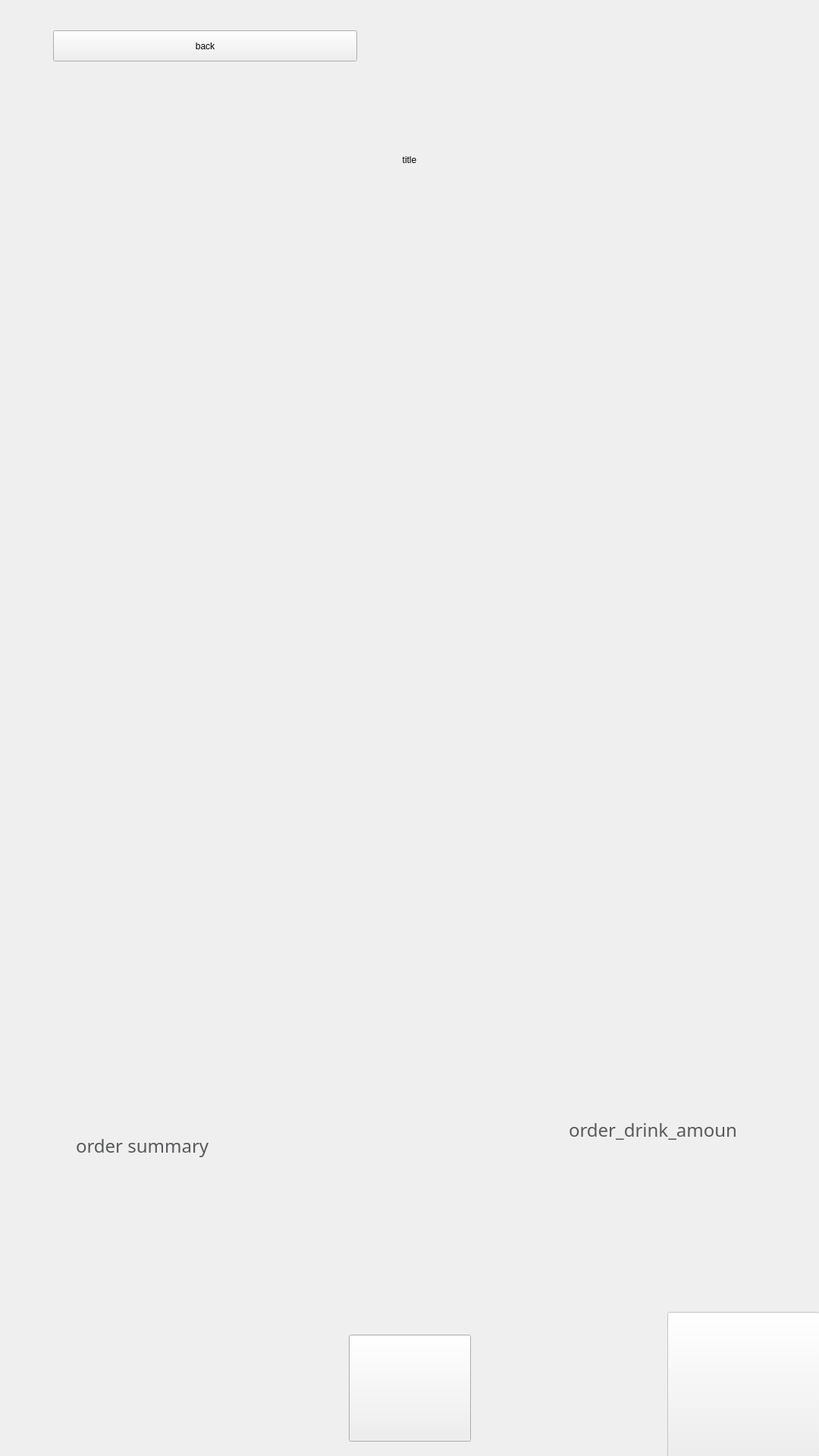
<?xml version="1.0" encoding="UTF-8"?>
<ui version="4.0">
 <class>page_payment_tap_tcp</class>
 <widget class="QWidget" name="page_payment_tap_tcp">
  <property name="geometry">
   <rect>
    <x>0</x>
    <y>0</y>
    <width>1080</width>
    <height>1920</height>
   </rect>
  </property>
  <property name="windowTitle">
   <string>Form</string>
  </property>
  <property name="styleSheet">
   <string notr="true"/>
  </property>
  <widget class="QPushButton" name="pushButton_previous_page">
   <property name="geometry">
    <rect>
     <x>70</x>
     <y>40</y>
     <width>401</width>
     <height>41</height>
    </rect>
   </property>
   <property name="text">
    <string>back</string>
   </property>
  </widget>
  <widget class="QPushButton" name="pushButton_to_idle">
   <property name="enabled">
    <bool>true</bool>
   </property>
   <property name="geometry">
    <rect>
     <x>460</x>
     <y>1760</y>
     <width>161</width>
     <height>141</height>
    </rect>
   </property>
   <property name="text">
    <string/>
   </property>
  </widget>
  <widget class="QLabel" name="order_total_amount">
   <property name="geometry">
    <rect>
     <x>800</x>
     <y>1105</y>
     <width>250</width>
     <height>41</height>
    </rect>
   </property>
   <property name="font">
    <font>
     <family>Montserrat</family>
     <pointsize>-1</pointsize>
     <weight>75</weight>
     <bold>true</bold>
    </font>
   </property>
   <property name="styleSheet">
    <string notr="true">font-family: Montserrat;
background-image: url(background.png);
font-style: light;
font-weight: bold;
font-size: 36px;
line-height: 44px;

color: #58595B;</string>
   </property>
   <property name="text">
    <string/>
   </property>
   <property name="textFormat">
    <enum>Qt::RichText</enum>
   </property>
  </widget>
  <widget class="QLabel" name="order_drink_amount">
   <property name="geometry">
    <rect>
     <x>750</x>
     <y>1470</y>
     <width>221</width>
     <height>41</height>
    </rect>
   </property>
   <property name="font">
    <font>
     <family>Montserrat</family>
     <pointsize>-1</pointsize>
    </font>
   </property>
   <property name="styleSheet">
    <string notr="true">font-family: Montserrat;
font-style: light;
font-size: 24px;
color: #58595B;</string>
   </property>
   <property name="text">
    <string>order_drink_amount</string>
   </property>
   <property name="textFormat">
    <enum>Qt::RichText</enum>
   </property>
   <property name="alignment">
    <set>Qt::AlignRight|Qt::AlignTrailing|Qt::AlignVCenter</set>
   </property>
  </widget>
  <widget class="QPushButton" name="pushButton_payment_bypass">
   <property name="enabled">
    <bool>false</bool>
   </property>
   <property name="geometry">
    <rect>
     <x>880</x>
     <y>1730</y>
     <width>201</width>
     <height>191</height>
    </rect>
   </property>
   <property name="text">
    <string/>
   </property>
  </widget>
  <widget class="QLabel" name="productLabel">
   <property name="geometry">
    <rect>
     <x>100</x>
     <y>1470</y>
     <width>521</width>
     <height>81</height>
    </rect>
   </property>
   <property name="styleSheet">
    <string notr="true">font-family: Montserrat;
font-style: light;
font-size: 24px;
color: #58595B;</string>
   </property>
   <property name="text">
    <string>order summary</string>
   </property>
  </widget>
  <widget class="QLabel" name="label_title">
   <property name="geometry">
    <rect>
     <x>190</x>
     <y>170</y>
     <width>700</width>
     <height>81</height>
    </rect>
   </property>
   <property name="text">
    <string>title</string>
   </property>
   <property name="alignment">
    <set>Qt::AlignCenter</set>
   </property>
  </widget>
  <widget class="QLabel" name="animated_Label">
   <property name="geometry">
    <rect>
     <x>221</x>
     <y>327</y>
     <width>639</width>
     <height>639</height>
    </rect>
   </property>
   <property name="text">
    <string/>
   </property>
  </widget>
  <widget class="QLabel" name="preauthLabel">
   <property name="geometry">
    <rect>
     <x>180</x>
     <y>1090</y>
     <width>581</width>
     <height>81</height>
    </rect>
   </property>
   <property name="styleSheet">
    <string notr="true">font-family: Montserrat;
font-style: light;
font-size: 24px;
color: #58595B;</string>
   </property>
   <property name="text">
    <string/>
   </property>
   <property name="wordWrap">
    <bool>true</bool>
   </property>
  </widget>
 </widget>
 <resources/>
 <connections/>
</ui>
